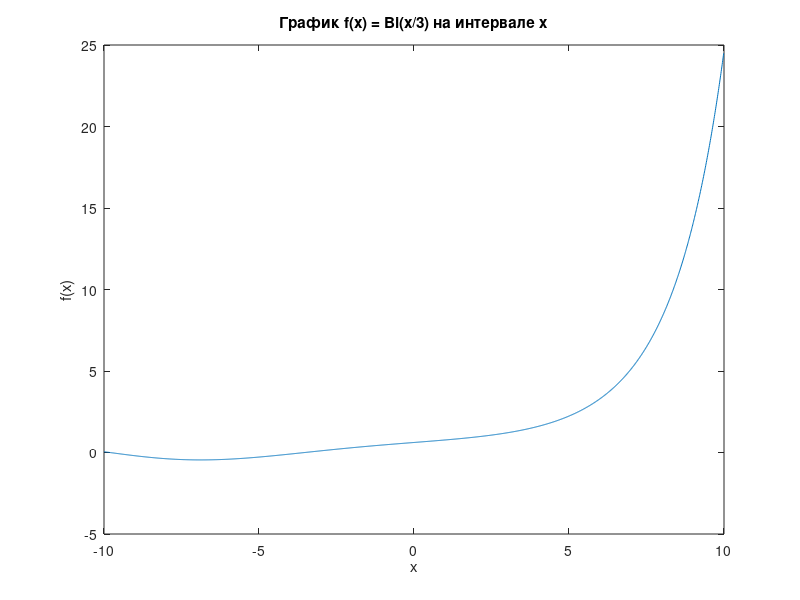
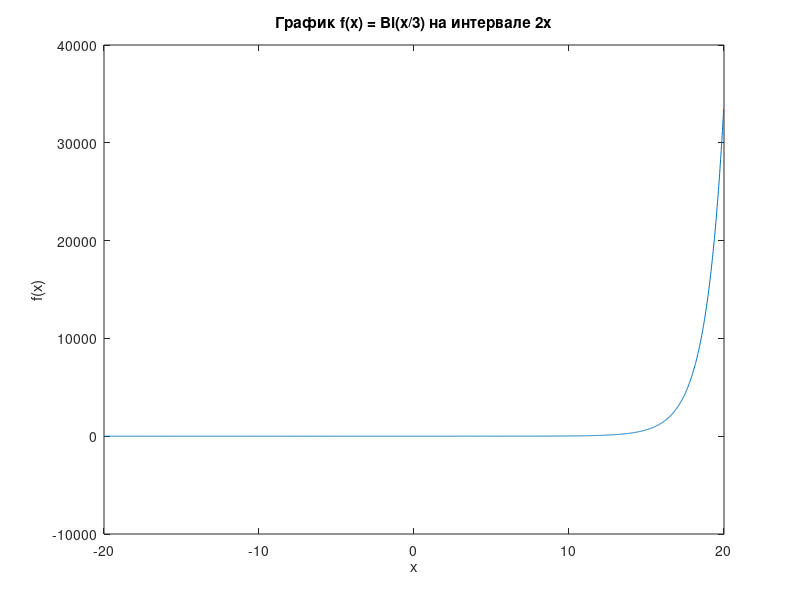
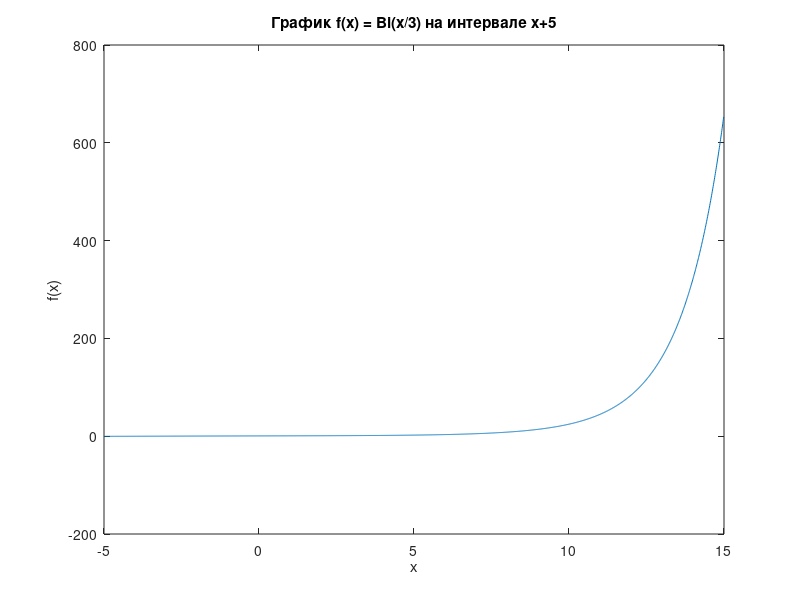
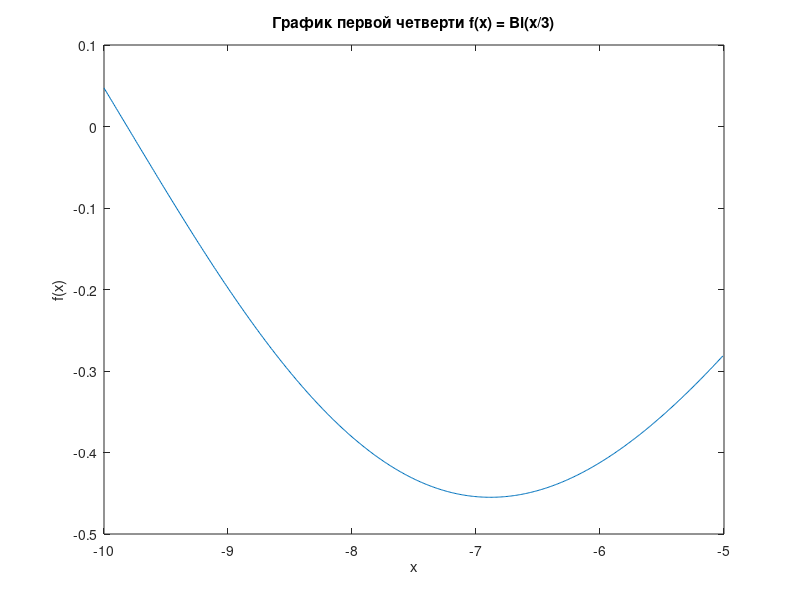

Recreate these plots in MATLAB, in order.
%Лабораторная работа №1, вариант №3.
n = 2000;
a = -10;
b = 10;
step = (b-a)/n;
x = a:step:(b-step/2);
size(x);

xx = 2 * x;
xxx = x + 5;
f = airy(2,x/3);
ff = airy(2,xx/3);
fff = airy(2,xxx/3);
figure(1);
plot(x, f);
title("График f(x) = Bi(x/3) на интервале х");
xlabel("x");
ylabel("f(x)");
figure(2);
plot(xx, ff);
title("График f(x) = Bi(x/3) на интервале 2х");
xlabel("x");
ylabel("f(x)");
figure(3);
plot(xxx, fff);
title("График f(x) = Bi(x/3) на интервале х+5");
xlabel("x");
ylabel("f(x)");

x1 = x(1:end/4);
f1 = airy(2,x1/3);
figure(4);
plot(x1, f1);
title("График первой четверти f(x) = Bi(x/3)");
xlabel("x");
ylabel("f(x)");

x2 = x(1+end/4:3*end/4);
f2 = airy(2,x2/3);
figure(5);
plot(x2, f2);
title("Половина графика f(x) = Bi(x/3)");
xlabel("x");
ylabel("f(x)");

domain = x > 0 & x < 7;
figure(6);
plot(x(domain), f(domain));
title("График на интервале (0,7) f(x) = Bi(x/3)");
xlabel("x");
ylabel("f(x)");

g = besselj(2, x);
g2 = besselj(2, x2);
F = f + g;
G = f .* g;
figure(7);
plot(x, f,"-;f(x);", x, g, "-.;g(x);", x(1:30:end), F(1:30:end), "p;f(x)+g(x);", "markersize", 2, x(1:30:end), G(1:30:end), "x-.;f(x)g(x);", "markersize", 2);
title("Много графиков");
xlabel("x");
ylabel("f(x)");

Ref = real(f);
figure(8);
plot(x, Ref);
title("График Ref(x)");
xlabel("x");
ylabel("f(x)");
Imf = imag(f);
figure(9);
plot(x, Imf);
title("График Imf(x)");
xlabel("x");
ylabel("f(x)");
Af = abs(f);
figure(10);
plot(x, Af);
title("График амплитуды f(x)");
xlabel("x");
ylabel("|f(x)|");
Ff = arg(f);
figure(11);
plot(x, Ff);
title("График фазы f(x)");
xlabel("x");
ylabel("arg(f(x))");

h = f.* exp(i*x);
Reh = real(h);
figure(12);
plot(x, Reh);
title("График Reh(x)");
xlabel("x");
ylabel("h(x)");
Imh = imag(h);
figure(13);
plot(x, Imh);
title("График Imh(x)");
xlabel("x");
ylabel("h(x)");
Ah = abs(h);
figure(14);
plot(x, Ah);
title("График |h(x)|");
xlabel("x");
ylabel("|h(x|)");
Fh = arg(h);
figure(15);
plot(x, Fh);
title("Фаза h(x)");
xlabel("x");
ylabel("arg(h(x))");

Fm1 = f.' * g;
Fm2 = f.' * g2;
FM1 = sqrt(Fm1 .* conj(Fm1));
FM2 = sqrt(Fm2 .* conj(Fm2));
figure(16);
imagesc(FM1), colormap gray, colorbar;
title("F(x,y)");
figure(17);
imagesc(FM2), colormap gray, colorbar;
title("F(x,y) половина");

figure(18);
y = x;
[X, Y] = meshgrid(x, y);
Gm = f .* Y + g .* X;
Gmcompl = conj(Gm);
GM = sqrt(Gmcompl .* Gm);
imagesc(GM), colormap gray, colorbar;
title("G(x)");

R = sqrt(X .^ 2 + Y .^2);
Phi = atan2(Y, X);
fr = airy(2, R/3);

H = fr .* exp(1i * 5 * Phi);
figure(19);
ReH = real(H);
imagesc(ReH), colormap gray, colorbar;
title("ReH(x)");
ImH = imag(H);
figure(20);
imagesc(ImH), colormap gray, colorbar;
title("ImH(x)");
absH = abs(H);
figure(21);
imagesc(absH), colormap gray, colorbar;
title("|H(x)|");
argH = arg(H);
figure(22);
imagesc(argH), colormap gray, colorbar;
title("arg(H(x))");

HH = H(end/2, :);
figure(23);
ReHH = real(HH);
plot(HH, ReHH);
title("ReH(x)");
xlabel("x");
ylabel("H(x)");
ImHH = imag(HH);
figure(24);
plot(HH, ImHH);
title("ImH(x)");
xlabel("x");
ylabel("ImH(x)");
absHH = abs(HH);
figure(25);
plot(HH, absHH);
title("|H(x)|");
xlabel("x");
ylabel("H(x)");
argHH = arg(HH);
figure(26);
plot(HH, argHH);
title("argH(x)");
xlabel("x");
ylabel("H(x)");


















































